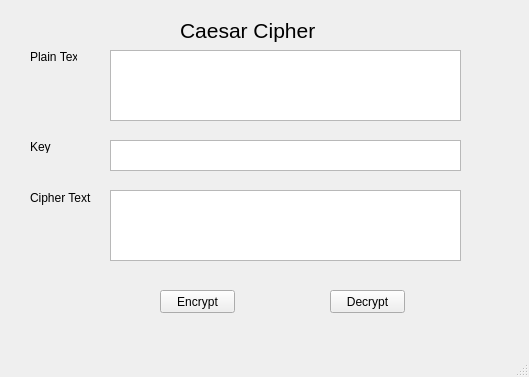
<?xml version="1.0" encoding="UTF-8"?>
<ui version="4.0">
 <class>MainWindow</class>
 <widget class="QMainWindow" name="MainWindow">
  <property name="geometry">
   <rect>
    <x>0</x>
    <y>0</y>
    <width>529</width>
    <height>377</height>
   </rect>
  </property>
  <property name="windowTitle">
   <string>Caesar Cipher</string>
  </property>
  <widget class="QWidget" name="centralwidget">
   <widget class="QLabel" name="label">
    <property name="geometry">
     <rect>
      <x>180</x>
      <y>0</y>
      <width>141</width>
      <height>61</height>
     </rect>
    </property>
    <property name="font">
     <font>
      <pointsize>16</pointsize>
     </font>
    </property>
    <property name="text">
     <string>Caesar Cipher</string>
    </property>
   </widget>
   <widget class="QLabel" name="label_2">
    <property name="geometry">
     <rect>
      <x>30</x>
      <y>50</y>
      <width>47</width>
      <height>13</height>
     </rect>
    </property>
    <property name="text">
     <string>Plain Text</string>
    </property>
   </widget>
   <widget class="QLabel" name="label_3">
    <property name="geometry">
     <rect>
      <x>30</x>
      <y>140</y>
      <width>47</width>
      <height>13</height>
     </rect>
    </property>
    <property name="text">
     <string>Key</string>
    </property>
   </widget>
   <widget class="QLabel" name="label_4">
    <property name="geometry">
     <rect>
      <x>30</x>
      <y>190</y>
      <width>61</width>
      <height>16</height>
     </rect>
    </property>
    <property name="text">
     <string>Cipher Text</string>
    </property>
   </widget>
   <widget class="QPushButton" name="btn_encrypt">
    <property name="geometry">
     <rect>
      <x>160</x>
      <y>290</y>
      <width>75</width>
      <height>23</height>
     </rect>
    </property>
    <property name="text">
     <string>Encrypt</string>
    </property>
   </widget>
   <widget class="QPushButton" name="btn_dencrypt">
    <property name="geometry">
     <rect>
      <x>330</x>
      <y>290</y>
      <width>75</width>
      <height>23</height>
     </rect>
    </property>
    <property name="text">
     <string>Decrypt</string>
    </property>
   </widget>
   <widget class="QPlainTextEdit" name="txt_plain_text">
    <property name="geometry">
     <rect>
      <x>110</x>
      <y>50</y>
      <width>351</width>
      <height>71</height>
     </rect>
    </property>
   </widget>
   <widget class="QTextEdit" name="txt_key">
    <property name="geometry">
     <rect>
      <x>110</x>
      <y>140</y>
      <width>351</width>
      <height>31</height>
     </rect>
    </property>
   </widget>
   <widget class="QPlainTextEdit" name="txt_cipher_text">
    <property name="geometry">
     <rect>
      <x>110</x>
      <y>190</y>
      <width>351</width>
      <height>71</height>
     </rect>
    </property>
   </widget>
  </widget>
  <widget class="QMenuBar" name="menubar">
   <property name="geometry">
    <rect>
     <x>0</x>
     <y>0</y>
     <width>529</width>
     <height>21</height>
    </rect>
   </property>
  </widget>
  <widget class="QStatusBar" name="statusbar"/>
 </widget>
 <resources/>
 <connections/>
</ui>
